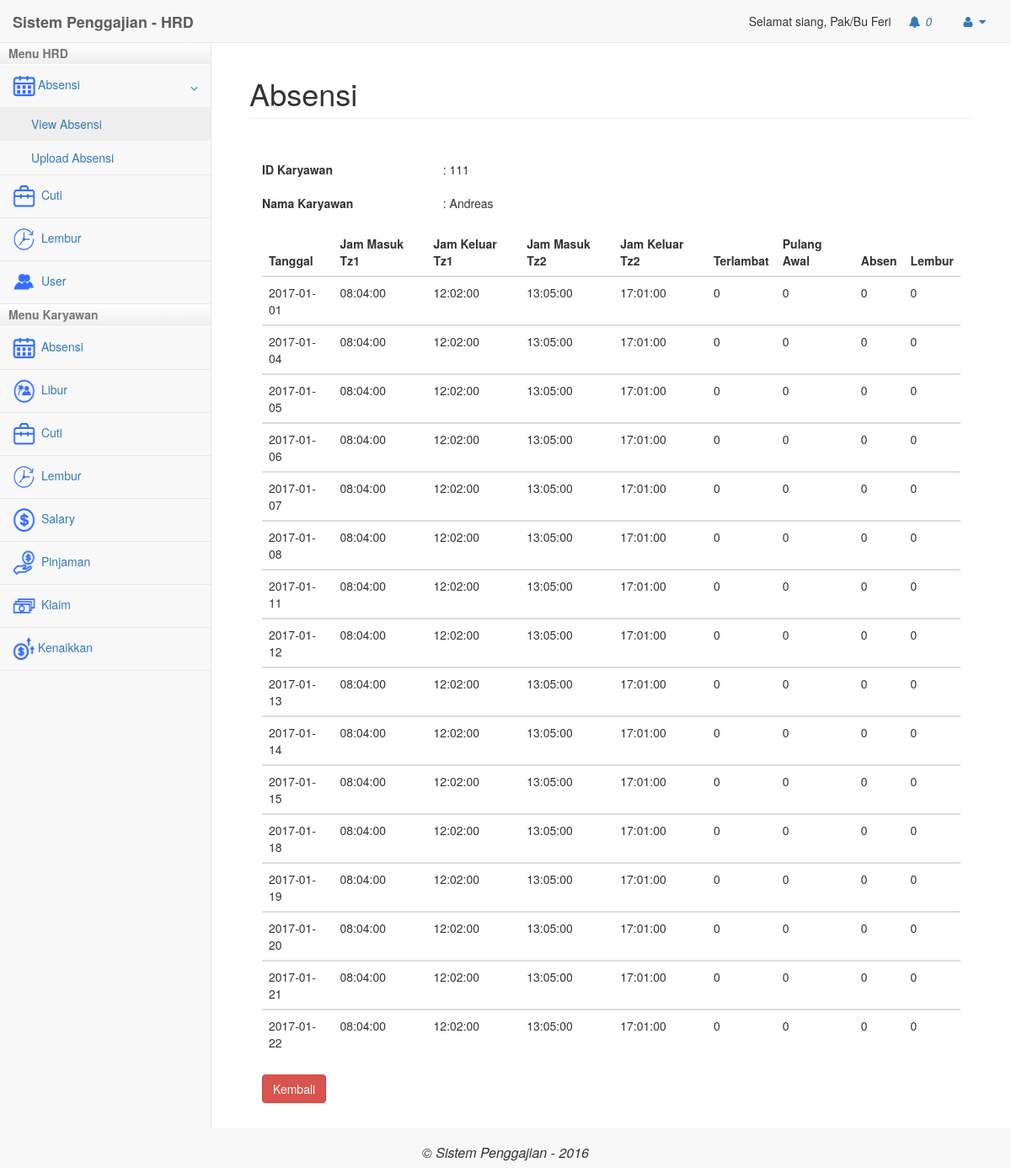
The app's page /hrd/index.php?modul=absensi&act=detailAbsensi&id=111 (signed in) with its own data.
### tables this page shows
CREATE TABLE `user` (
  `Id_User` int(11) NOT NULL,
  `Email` varchar(50) NOT NULL,
  `Password` varchar(30) NOT NULL,
  `Tgl_Lahir` date NOT NULL,
  `Nama` text NOT NULL,
  `status` varchar(20) NOT NULL,
  `Tgl_Join` date NOT NULL,
  `Jabatan` varchar(20) NOT NULL,
  `id_divisi` int(11) NOT NULL,
  `no_rekening` varchar(20) NOT NULL,
  `cabang` varchar(50) NOT NULL,
  `Level` int(11) NOT NULL,
  `gaji_pokok` int(11) NOT NULL,
  `tipe` varchar(50) NOT NULL,
  `tanggungan` int(3) NOT NULL
);

CREATE TABLE `lap_absensi` (
  `id` int(11) NOT NULL,
  `id_karyawan` int(11) NOT NULL,
  `nama` varchar(100) NOT NULL,
  `departemen` varchar(50) NOT NULL,
  `tanggal` date NOT NULL,
  `datang_timezone_1` time NOT NULL,
  `pulang_timezone_1` time NOT NULL,
  `datang_timezone_2` time NOT NULL,
  `pulang_timezone_2` time NOT NULL,
  `terlambat` int(11) NOT NULL,
  `pulang_awal` int(11) NOT NULL,
  `absen` int(11) NOT NULL,
  `lembur` int(11) NOT NULL
);

### hrd/mod_absensi/detailAbsensi.php (the view)
<?php
	include '../config/koneksi.php';
	$id = $_GET['id'];
	$sql_karyawan = mysqli_query($k,"SELECT * FROM user WHERE Id_User = '$id'");
	$data_karyawan = mysqli_fetch_array($sql_karyawan);
?>
<div class="panel-body">
<div class="form-horizontal">
	<div class="form-group"><label class="col-sm-3">
	ID Karyawan</label> <div class="col-sm-3">: <?php echo $data_karyawan['Id_User']; ?>
</div></div>
<div class="form-group"><label class="col-sm-3">
	Nama Karyawan</label> <div class="col-sm-3">: <?php echo $data_karyawan['Nama']; ?>
</div></div>
</div>
				<div class="table-responsive">
					<table class="table">
						<thead>
						<tr>
							<th>Tanggal</th>
							<th>Jam Masuk Tz1</th>
							<th>Jam Keluar Tz1</th>
							<th>Jam Masuk Tz2</th>
							<th>Jam Keluar Tz2</th>
							<th>Terlambat</th>
							<th>Pulang Awal</th>
							<th>Absen</th>
							<th>Lembur</th>
						</tr>
						</thead>
			<?php
							$query = "SELECT * FROM lap_absensi where id_karyawan ='$id'";
							$hasil = mysqli_query($k, $query);
							while ($b = mysqli_fetch_assoc($hasil)){
							?>
							<tbody>
								<tr>
									<td>
										<?php echo $b['tanggal']; ?>
									</td>
									<td>
										<?php echo $b['datang_timezone_1'];?>
									</td>
									<td>
										<?php echo $b['pulang_timezone_1'];?>
									</td>
									<td>
										<?php echo $b['datang_timezone_2'] ?>
									</td>
									<td>
										<?php echo $b['pulang_timezone_2'] ?>
									</td>
									<td>
										<?php echo $b['terlambat'];?>
									</td>
									<td>
										<?php echo $b['pulang_awal'];?>
									</td>
									<td>
										<?php echo $b['absen'];?>
									</td>
									<td>
										<?php echo $b['lembur'];?>
									</td>
								</tr>
						<?php
							}
						?>
							</tbody>
					</table>
				</div>
				 <button class="btn btn-danger" onclick='javascript:history.back()'>Kembali</button>
			</div>

### hrd/index.php (shortened to what this page needs)
<?php
if(isset($_SESSION['login']) && $_SESSION['login'] == true){
	?>
	<?php
	require_once("../config/koneksi.php");
	$sql ="SELECT * FROM user WHERE Id_User=$_SESSION[id_karyawan]";
	$hasil2 = mysqli_query($k, $sql);
	$nama = mysqli_fetch_assoc($hasil2);
?>
<!DOCTYPE html>
<html lang="en">
<head>
    <link href="../libs/bower_components/bootstrap/dist/css/bootstrap.min.css" rel="stylesheet">
    <link href="../libs/bower_components/metisMenu/dist/metisMenu.min.css" rel="stylesheet">
    <link href="../libs/dist/css/sb-admin-2.css" rel="stylesheet">
    <link href="../libs/bower_components/font-awesome/css/font-awesome.min.css" rel="stylesheet" type="text/css">
	<?php
	$id_karyawan = $_SESSION['id_karyawan'];
		$sql_notifikasi1 = mysqli_query($k,"SELECT * FROM notifikasi WHERE level = '4' AND divisi = '2' AND isRead = 'n'");
		$sql_notifikasi2 = mysqli_query($k,"SELECT * FROM notifikasi WHERE id_penerima = '$id_karyawan' AND isRead = 'n'");
?>
</head>
<body>
    <div id="wrapper">
        <nav class="navbar navbar-default navbar-static-top" role="navigation" style="margin-bottom: 0">
            <div class="navbar-header">
                <a class="navbar-brand" href="index.php"><b>Sistem Penggajian - HRD</b></a>
            </div>
            <ul class="nav navbar-top-links navbar-right">
				<?php echo "Selamat siang, Pak/Bu ".$nama['Nama'];?>
                 <li class="dropdown" onclick="notif()">
                    <a class="dropdown-toggle" data-toggle="dropdown" href="#">
                        <i class="fa fa-bell fa-fw"></i>
							<i id="cekNotif"><?php echo mysqli_num_rows($sql_notifikasi1)+mysqli_num_rows($sql_notifikasi2); ?></i>
                    </a>
                </li>
                <li class="dropdown">
                    <a class="dropdown-toggle" data-toggle="dropdown" href="#">
                        <i class="fa fa-user fa-fw"></i>  <i class="fa fa-caret-down"></i>
                    </a>
                </li>
            </ul>
<div class="navbar-default sidebar" role="navigation">
                <div class="sidebar-nav navbar-collapse">
					<div id="accordion">
					<h2>Menu HRD</h2>
						<div class="isi">
						<ul class="nav in" id="side-menu">
							<li>
								<a href="#"><span class="icon-navigasi"><img src="../libs/images/icon-absensi.png" class=""/></span><span class="fa arrow" style="top:11px;position:relative;"></span>Absensi</a>
								<ul class="nav nav-second-level collapse" aria-expanded="false">
									<li><a href="?modul=absensi">View Absensi</a></li>
									<li><a href="?modul=uploadAbsensi">Upload Absensi</a></li>
								</ul>
							</li>
							<li>
								<a href="?modul=cuti"><span class="icon-navigasi"><img src="../libs/images/icon-cuti.png" class=""/></span> Cuti</a>
							</li>
							<li>
								<a href="?modul=lembur"><span class="icon-navigasi"><img src="../libs/images/icon-lembur.png" class=""/></span> Lembur</a>
							</li>
							<li>
								<a href="?modul=user"><span class="icon-navigasi"><img src="../libs/images/icon-user.png" class=""/></span> User</a>
							</li>
						</ul>
						</div>
					<h2>Menu Karyawan</h2>
						<div class="isi">
							<ul class="nav" id="side-menu">
								<li>
									<a href="?modul=karyawanAbsensi"><span class="icon-navigasi"><img src="../libs/images/icon-absensi.png" class=""/></span> Absensi</a>
								</li>
								<li>
									<a href="?modul=karyawanLibur"><span class="icon-navigasi"><img src="../libs/images/icon-libur.png" class=""/></span> Libur</a>
								</li>
								<li>
									<a href="?modul=karyawanCuti"><span class="icon-navigasi"><img src="../libs/images/icon-cuti.png" class=""/></span> Cuti</a>
								</li>
								<li>
									<a href="?modul=karyawanLembur"><span class="icon-navigasi"><img src="../libs/images/icon-lembur.png" class=""/></span> Lembur</a>
								</li>
								<li>
									<a href="?modul=karyawanSalary"><span class="icon-navigasi"><img src="../libs/images/icon-salary.png" class=""/></span> Salary</a>
								</li>
								<li>
									<a href="?modul=karyawanPinjaman"><span class="icon-navigasi"><img src="../libs/images/icon-loan.png" class=""/></span> Pinjaman</a>
								</li>
								<li>
									<a href="?modul=karyawanKlaim"><span class="icon-navigasi"><img src="../libs/images/icon-klaim.png" class=""/></span> Klaim</a>
								</li>
								<li>
									<a href="?modul=karyawanKenaikkan"><span class="icon-navigasi"><img src="../libs/images/icon-kenaikkan.png" class=""/></span>Kenaikkan </a>
								</li>
							</ul>
						</div>
					</div>
                </div>
            </div>
        </nav>
	<?php
	if(isset($_GET['modul'])){
		$modul = $_GET['modul'];
	}else{
		$modul="";
	}
?>
        <div id="page-wrapper">
            <div class="container-fluid">
                <div class="row">
                     <div class="col-lg-12">
                        <h1 class="page-header"><?php
							if($modul != ""){
								if($modul == "kenaikkan"){
									$judul = "Kenaikkan Gaji";
								}elseif($modul == "pinjaman"){
									$judul = "Pinjaman";
								}elseif($modul == "absensi"){
									$judul = "Absensi";
								}elseif($modul == "libur"){
									$judul = "Libur";
								}elseif($modul == "cuti"){
									$judul = "Cuti";
								}elseif($modul == "lembur"){
									$judul = "Lembur";
								}elseif($modul == "salary"){
									$judul = "Salary";
								}elseif($modul == "klaim"){
									$judul = "Klaim";
								}elseif($modul == "user"){
									$judul = "User";
								}elseif($modul == "penilaian"){
									$judul = "Penilaian";
								}elseif($modul == "karyawanPinjaman"){
									$judul = "Pinjaman - Karyawan";
								}elseif($modul == "karyawanKenaikkan"){
									$judul = "Kenaikkan Gaji - Karyawan";
								}elseif($modul == "karyawanKlaim"){
									$judul = "Klaim - Karyawan";
								}elseif($modul == "karyawanCuti"){
									$judul = "Cuti - Karyawan";
								}elseif($modul == "karyawanSalary"){
									$judul = "Salary - Karyawan";
								}elseif($modul == "karyawanLembur"){
									$judul = "Lembur - Karyawan";
								}elseif($modul == "karyawanLibur"){
									$judul = "Libur - Karyawan";
								}elseif($modul == "karyawanAbsensi"){
									$judul = "Absensi - Karyawan";
								}elseif($modul == "uploadAbsensi"){
									$judul = "Upload File Absensi";
								}elseif($modul == "notifikasi"){
									$judul = "Notifikasi";
								}elseif($modul == "profile"){
									$judul = "User Profile";
								}
							}else{
								$judul = "Dashboard";
								$modul = "dashboard";
							}
							echo $judul;
						?></h1>
                    </div>
				</div>
					<div class="row">
						<div class="panel-body">
<?php
switch($modul){
	?>
<?php
		case "absensi" :
		include "mod_absensi/absensi.php";
	break;
}
?>
                       </div>
                    </div>
            </div>
        </div>
			</div>
		<div class="navbar-header" style="width:100%">
            <h1 style="font-size: 16px; text-align: center;"><i>&copy; Sistem Penggajian - 2016</i> </h1>
        </div>
</body>
</html>
<?php
}
else{
	header("Location:../index.php");
}
?>

### hrd/index.php (style rules this page uses)
#accordion h2 { cursor: pointer; font-size: 14px; background: -webkit-linear-gradient(bottom, #eee, #fff) !important; padding: 5px 10px; margin: 0; border-bottom: 1px solid #fff; font-weight:bold; color: #777; }
#accordion h2.aktif { background: -webkit-linear-gradient(bottom, #eee, #fff); }
.icon-navigasi img { width: 30px; height: 30px; padding-right:3px; }

### records on screen
user: Nama "Feri"
user: Id_User "111", Nama "Andreas"
lap_absensi: tanggal "2017-01-01", datang_timezone_1 "08:04:00", pulang_timezone_1 "12:02:00", datang_timezone_2 "13:05:00", pulang_timezone_2 "17:01:00", terlambat "0", pulang_awal "0", absen "0", lembur "0"
lap_absensi: tanggal "2017-01-04", datang_timezone_1 "08:04:00", pulang_timezone_1 "12:02:00", datang_timezone_2 "13:05:00", pulang_timezone_2 "17:01:00", terlambat "0", pulang_awal "0", absen "0", lembur "0"
lap_absensi: tanggal "2017-01-05", datang_timezone_1 "08:04:00", pulang_timezone_1 "12:02:00", datang_timezone_2 "13:05:00", pulang_timezone_2 "17:01:00", terlambat "0", pulang_awal "0", absen "0", lembur "0"
lap_absensi: tanggal "2017-01-06", datang_timezone_1 "08:04:00", pulang_timezone_1 "12:02:00", datang_timezone_2 "13:05:00", pulang_timezone_2 "17:01:00", terlambat "0", pulang_awal "0", absen "0", lembur "0"
lap_absensi: tanggal "2017-01-07", datang_timezone_1 "08:04:00", pulang_timezone_1 "12:02:00", datang_timezone_2 "13:05:00", pulang_timezone_2 "17:01:00", terlambat "0", pulang_awal "0", absen "0", lembur "0"
lap_absensi: tanggal "2017-01-08", datang_timezone_1 "08:04:00", pulang_timezone_1 "12:02:00", datang_timezone_2 "13:05:00", pulang_timezone_2 "17:01:00", terlambat "0", pulang_awal "0", absen "0", lembur "0"
lap_absensi: tanggal "2017-01-11", datang_timezone_1 "08:04:00", pulang_timezone_1 "12:02:00", datang_timezone_2 "13:05:00", pulang_timezone_2 "17:01:00", terlambat "0", pulang_awal "0", absen "0", lembur "0"
lap_absensi: tanggal "2017-01-12", datang_timezone_1 "08:04:00", pulang_timezone_1 "12:02:00", datang_timezone_2 "13:05:00", pulang_timezone_2 "17:01:00", terlambat "0", pulang_awal "0", absen "0", lembur "0"
lap_absensi: tanggal "2017-01-13", datang_timezone_1 "08:04:00", pulang_timezone_1 "12:02:00", datang_timezone_2 "13:05:00", pulang_timezone_2 "17:01:00", terlambat "0", pulang_awal "0", absen "0", lembur "0"
lap_absensi: tanggal "2017-01-14", datang_timezone_1 "08:04:00", pulang_timezone_1 "12:02:00", datang_timezone_2 "13:05:00", pulang_timezone_2 "17:01:00", terlambat "0", pulang_awal "0", absen "0", lembur "0"
lap_absensi: tanggal "2017-01-15", datang_timezone_1 "08:04:00", pulang_timezone_1 "12:02:00", datang_timezone_2 "13:05:00", pulang_timezone_2 "17:01:00", terlambat "0", pulang_awal "0", absen "0", lembur "0"
lap_absensi: tanggal "2017-01-18", datang_timezone_1 "08:04:00", pulang_timezone_1 "12:02:00", datang_timezone_2 "13:05:00", pulang_timezone_2 "17:01:00", terlambat "0", pulang_awal "0", absen "0", lembur "0"
lap_absensi: tanggal "2017-01-19", datang_timezone_1 "08:04:00", pulang_timezone_1 "12:02:00", datang_timezone_2 "13:05:00", pulang_timezone_2 "17:01:00", terlambat "0", pulang_awal "0", absen "0", lembur "0"
lap_absensi: tanggal "2017-01-20", datang_timezone_1 "08:04:00", pulang_timezone_1 "12:02:00", datang_timezone_2 "13:05:00", pulang_timezone_2 "17:01:00", terlambat "0", pulang_awal "0", absen "0", lembur "0"
lap_absensi: tanggal "2017-01-21", datang_timezone_1 "08:04:00", pulang_timezone_1 "12:02:00", datang_timezone_2 "13:05:00", pulang_timezone_2 "17:01:00", terlambat "0", pulang_awal "0", absen "0", lembur "0"
lap_absensi: tanggal "2017-01-22", datang_timezone_1 "08:04:00", pulang_timezone_1 "12:02:00", datang_timezone_2 "13:05:00", pulang_timezone_2 "17:01:00", terlambat "0", pulang_awal "0", absen "0", lembur "0"

### other values on screen
mysqli_num_rows($sql_notifikasi1)+mysqli_num_rows($sql_notifikasi2) "0"
$judul "Absensi"
